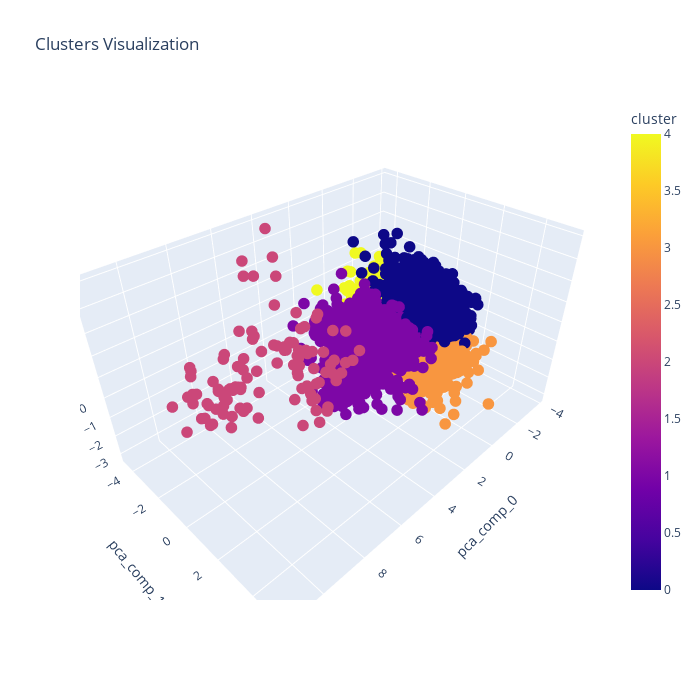

The notebook cell this image was saved under:
### Markdown cell above
### Visualize clusterd data (kemans output)

### Code cell
# Visualize clusterd reduced dimension data in a 3d way
fig = px.scatter_3d(df_pca, x='pca_comp_0', y='pca_comp_1', z='pca_comp_2',
title="Clusters Visualization",color="cluster")
fig.update_traces(marker=dict(size=4),selector=dict(mode='markers'))
fig.update_layout(autosize=False,
    width=700,
    height=680,)
fig.show()

### Figure 1 — Plotly figure (JSON) as saved in the notebook; plotly's stock layout.template omitted (floating-point values rounded to 4 significant figures; data arrays with more than 128 entries replaced by an {"elided": "..."} marker saying what was removed)
{"data": [{"hovertemplate": "pca_comp_0=%{x}<br>pca_comp_1=%{y}<br>pca_comp_2=%{z}<br>cluster=%{marker.color}<extra></extra>", "legendgroup": "", "marker": {"color": {"elided": "5595 int values"}, "coloraxis": "coloraxis", "size": 4, "symbol": "circle"}, "mode": "markers", "name": "", "scene": "scene", "showlegend": false, "type": "scatter3d", "x": {"elided": "5595 float values"}, "y": {"elided": "5595 float values"}, "z": {"elided": "5595 float values"}}], "layout": {"autosize": false, "coloraxis": {"colorbar": {"title": {"text": "cluster"}}, "colorscale": [[0, "#0d0887"], [0.1111, "#46039f"], [0.2222, "#7201a8"], [0.3333, "#9c179e"], [0.4444, "#bd3786"], [0.5556, "#d8576b"], [0.6667, "#ed7953"], [0.7778, "#fb9f3a"], [0.8889, "#fdca26"], [1, "#f0f921"]]}, "height": 680, "legend": {"tracegroupgap": 0}, "scene": {"domain": {"x": [0, 1], "y": [0, 1]}, "xaxis": {"title": {"text": "pca_comp_0"}}, "yaxis": {"title": {"text": "pca_comp_1"}}, "zaxis": {"title": {"text": "pca_comp_2"}}}, "title": {"text": "Clusters Visualization"}, "width": 700}}
